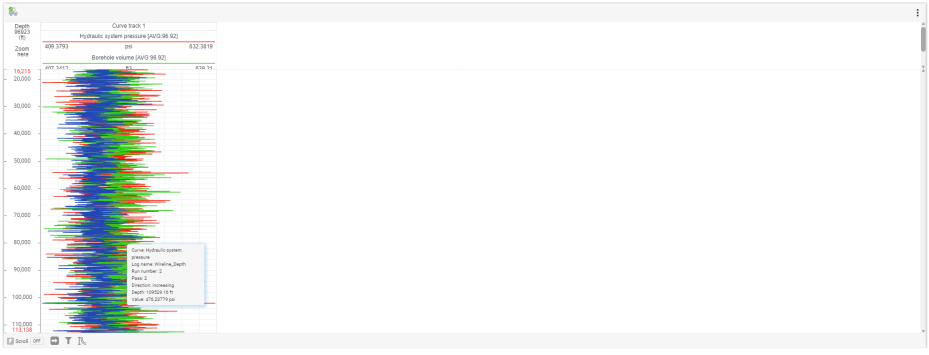
#> input picture py/cv-img-interact/CPOTooltip_end.png, 1858 x 709 px, given in place of RPPDataGap_top.png, which was not available (shown at 1/2 size)
$ python -i region_locator.py   (imports and definitions only)
#> lines starting #> are read from the running program, lines starting #| are printed output that depends on the picture; after the words box and inside, x2 and y2 are one past the last pixel; in counts of white or black regions, pixels touching at a corner belong together; pictures that were not available may be replaced by others from this repository, and a replacement may not be noted
#/############################################################
# Author : Yusuf
# Date & Time : 19-Apr-2020 12:00 AM To 06:30 AM, 21-Apr-2020 03:10 AM, 01-May-2020 05:00 AM to 8:00 AM, 11-Sep-2021 01:30 AM, 12-Sep-2021 01:30 AM, 11:50 PM 13-Sep-2021 01:45 AM, 14-Sep-2021 03:00 AM, 15-Sep-2021 12:35 AM, 03-Dec-2021 03:00 AM, 04-Dec-2021 03:15 AM, 05-Dec-2021 03:10 AM, 12-Dec-2021 04:15 PM to 11:55 PM, 13-Dec-2021 01:15 AM, 14-Dec-2021 12:30 AM, 05:55 AM to 11:30 AM, 15-Dec-2021 02:30 AM
###############################################################
# import the necessary pages
#from posix import times_result
import PIL
from imutils.object_detection import non_max_suppression
import numpy as np
import argparse
import cv2
import sys
import imutils
import glob
import pyautogui
import time
import os
import datetime
from PIL import ImageGrab
from PIL import Image
from data_models.RT_negative_cond_result import RT_negative_cond_result
from data_models.RT_positive_cond_result import RT_positive_cond_result


# [20 lines left out: function select_matched_instance, not called in this run]


def bg_mask(img_path):
    # opencv loads the image in BGR, convert it to RGB
#> called with img_path = 'CPOTooltip_end.png'
    img_file1 = 'C:\py\demo\RTFilterImages\CPPTooltip_top_A.png'
    img_file2 = 'C:\py\demo\RTFilterImages\RPPDataGap_top.png'

    for img_file in glob.glob(os.path.join(str(img_path) + "/*.png")):
        maksed_filename = os.path.join(img_file, str(os.path.basename(img_file)).split('.')[0]+"-bgmasked" +".png")
        masked_filename = os.path.join(os.path.dirname(img_file), os.path.basename(img_file).split('.')[0]+"-bgmasked" +".png")
        print("masked filename:",maksed_filename)
        img = cv2.cvtColor(cv2.imread(img_file2), cv2.COLOR_BGR2RGB)
        lower_white = np.array([220, 220, 220], dtype=np.uint8)
        upper_white = np.array([255, 255, 255], dtype=np.uint8)
        mask = cv2.inRange(img, lower_white, upper_white)  # could also use threshold
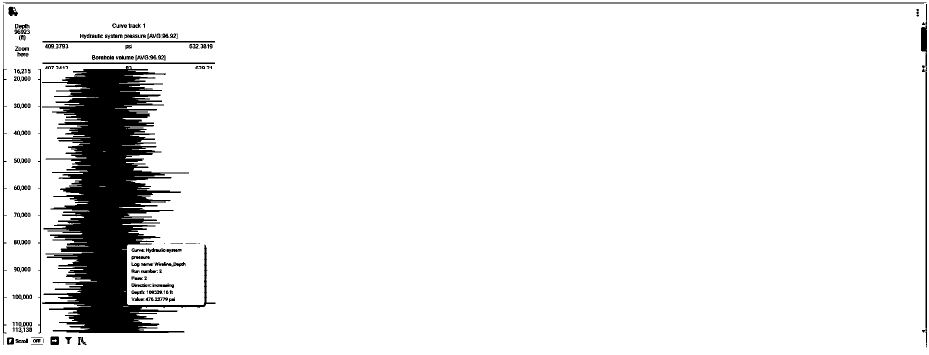
#> mask: shape (709, 1858) (shown at 1/2 size); 92.7% white; 188 black regions (41 under 20 px), largest, box (x1, y1, x2, y2) and area: (84, 132, 431, 666) 76761, (6, 5, 1853, 7) 3684, (1842, 8, 1854, 691) 2390
        mask = cv2.morphologyEx(mask, cv2.MORPH_OPEN, cv2.getStructuringElement(cv2.MORPH_ELLIPSE, (3, 3)))  # "erase" the small white points in the resulting mask
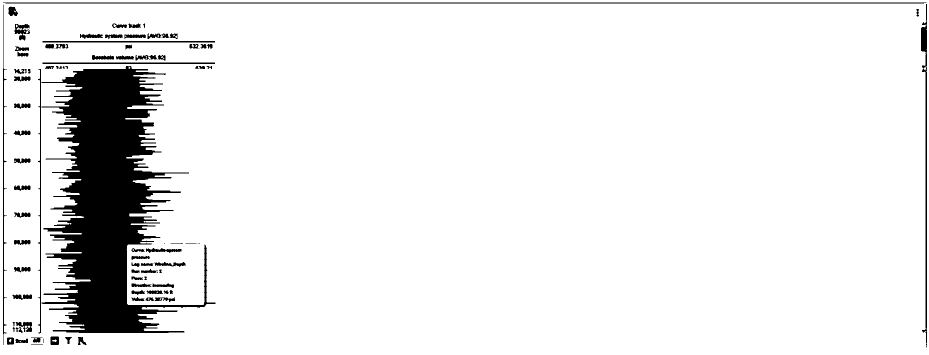
#> mask: shape (709, 1858) (shown at 1/2 size); 92.2% white; 94 black regions (11 under 20 px), largest, box (x1, y1, x2, y2) and area: (84, 132, 431, 666) 80628, (6, 5, 1853, 7) 3684, (1842, 8, 1854, 691) 2507
        mask = cv2.bitwise_not(mask)  # invert mask
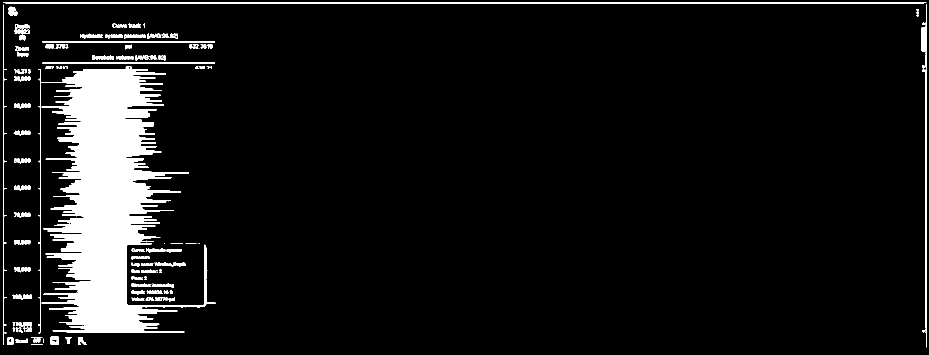
#> mask: shape (709, 1858) (shown at 1/2 size); 7.8% white; 94 white regions (11 under 20 px), largest, box (x1, y1, x2, y2) and area: (84, 132, 431, 666) 80628, (6, 5, 1853, 7) 3684, (1842, 8, 1854, 691) 2507

        # load background (could be an image too)
        bk = np.full(img.shape, 255, dtype=np.uint8)  # white bk

        # get masked foreground
        fg_masked = cv2.bitwise_and(img, img, mask=mask)
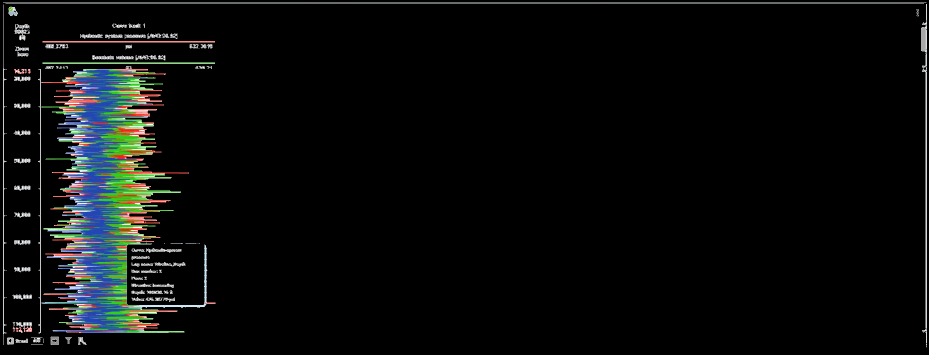
#> fg_masked: shape (709, 1858, 3) (shown at 1/2 size); mean R, G, B 10, 11.5, 11
        cv2.imshow("fg_masked", fg_masked)
        cv2.waitKey(0)

        # get masked background, mask must be inverted
        mask = cv2.bitwise_not(mask)
        bk_masked = cv2.bitwise_and(bk, bk, mask=mask)
#> bk: shape (709, 1858, 3); every value is 255
        cv2.imwrite(maksed_filename,bk_masked)
        cv2.imshow("bk_masked", bk_masked)
        cv2.waitKey(0)

        # combine masked foreground and masked background
        final = cv2.bitwise_or(fg_masked, bk_masked)
        mask = cv2.bitwise_not(mask)  # revert mask to original
        cv2.imshow("final", mask)
        cv2.waitKey(0)


# [806 lines left out: functions multi_template_match, multi_template_match_multi_base, RT_multi_template_match_multi_base, multi_template_match_multi_base_multi_scale, multi_template_match_multi_base_prev, multi_scale_template_match and 1 more, not called in this run]

>>> result = bg_mask('CPOTooltip_end.png')
